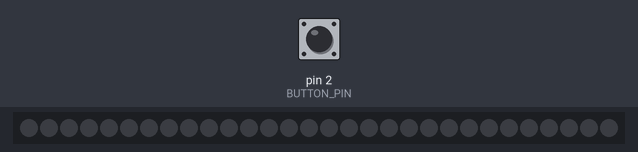
Bench run of a sketch on a simulated Arduino Uno, built with avr-gcc and run on an emulated ATmega328P. On the bench: 30 RGB LEDs in strip order, left to right. Inputs (shaded band) come from the test bench; at power-on: pin 2 (BUTTON_PIN) HIGH.

Above: at 1.2 s.
1.3 s: pin 2 (BUTTON_PIN) pulled LOW for 0.15 s
At 2.0 s:
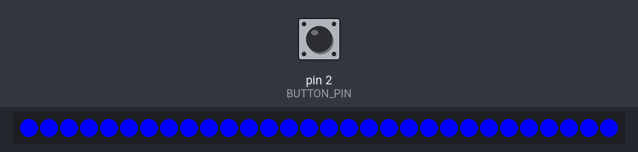
2.9 s: pin 2 (BUTTON_PIN) pulled LOW for 1 s
At 3.3 s:
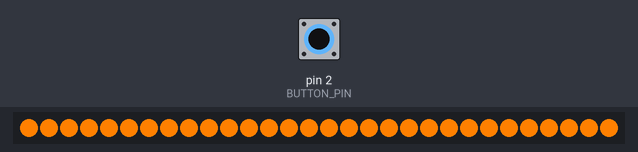
5.4 s: pin 2 (BUTTON_PIN) pulled LOW for 3.2 s
At 6.4 s:
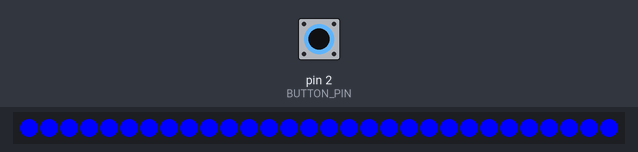
Timing chart, 0 to 8.4 s (numbered marks = the images above; inputs shaded):
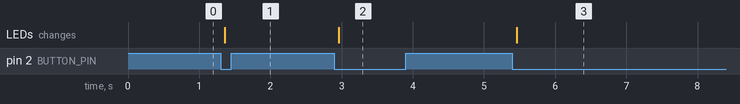

Measured:
- after the input at 1.3 s, the LEDs: change after 0.06 s (image 1)
- after the input at 2.9 s, the LEDs: change after 0.06 s (image 2)
- after the input at 5.4 s, the LEDs: change after 0.06 s (image 3)

The sketch:

Neopixel.ino
```cpp
#include <Adafruit_NeoPixel.h>
#ifdef __AVR__
  #include <avr/power.h>
#endif

#define PIN 6
#define BUTTON_PIN 2

// Parameter 1 = number of pixels in strip
// Parameter 2 = Arduino pin number (most are valid)
// Parameter 3 = pixel type flags, add together as needed:
//   NEO_KHZ800  800 KHz bitstream (most NeoPixel products w/WS2812 LEDs)
//   NEO_KHZ400  400 KHz (classic 'v1' (not v2) FLORA pixels, WS2811 drivers)
//   NEO_GRB     Pixels are wired for GRB bitstream (most NeoPixel products)
//   NEO_RGB     Pixels are wired for RGB bitstream (v1 FLORA pixels, not v2)
//   NEO_RGBW    Pixels are wired for RGBW bitstream (NeoPixel RGBW products)
Adafruit_NeoPixel strip = Adafruit_NeoPixel(30, PIN, NEO_GRB + NEO_KHZ800);

// IMPORTANT: To reduce NeoPixel burnout risk, add 1000 uF capacitor across
// pixel power leads, add 300 - 500 Ohm resistor on first pixel's data input
// and minimize distance between Arduino and first pixel.  Avoid connecting
// on a live circuit...if you must, connect GND first.

bool oldState = HIGH;
int showType = 0;

void setup() {
  pinMode(BUTTON_PIN, INPUT);
  strip.begin();
  strip.show(); // Initialize all pixels to 'off'
}

void loop() {
  // Get current button state.
  bool newState = digitalRead(BUTTON_PIN);

  // Check if state changed from high to low (button press).
  if (newState == LOW && oldState == HIGH) {
    // Short delay to debounce button.
    delay(20);
    // Check if button is still low after debounce.
    newState = digitalRead(BUTTON_PIN);
    if (newState == LOW) {
      showType++;
      if (showType > 1)
        showType=0;
      startShow(showType);
    }
  }

  // Set the last button state to the old state.
  oldState = newState;
}

void startShow(int i) {
  switch(i){

    case 1: colorWipe(strip.Color(0, 0, 255), 50); // Blue
            break;
    case 0: colorWipe(strip.Color(255, 128, 0), 50);  // Red
            break;
  }
}

// Fill the dots one after the other with a color
void colorWipe(uint32_t c, uint8_t wait) {
  for(uint16_t i=0; i<strip.numPixels(); i++) {
    strip.setPixelColor(i, c);
    strip.show();

    }
  }
```
